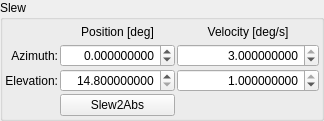
       <widget class="QGroupBox" name="groupBox">
        <property name="maximumSize">
         <size>
          <width>360</width>
          <height>16777215</height>
         </size>
        </property>
        <property name="title">
         <string>Slew</string>
        </property>
        <layout class="QGridLayout" name="gridLayout_7">
         <property name="leftMargin">
          <number>2</number>
         </property>
         <property name="topMargin">
          <number>2</number>
         </property>
         <property name="rightMargin">
          <number>2</number>
         </property>
         <property name="bottomMargin">
          <number>2</number>
         </property>
         <property name="spacing">
          <number>2</number>
         </property>
         <item row="6" column="1">
          <widget class="QPushButton" name="button_slew2abs">
           <property name="minimumSize">
            <size>
             <width>0</width>
             <height>22</height>
            </size>
           </property>
           <property name="text">
            <string>Slew2Abs</string>
           </property>
           <property name="opcua_cmd" stdset="0">
            <string>Management.Commands.Slew2AbsAzEl</string>
           </property>
          </widget>
         </item>
         <item row="2" column="0">
          <widget class="QLabel" name="label_2">
           <property name="text">
            <string>Azimuth:</string>
           </property>
           <property name="alignment">
            <set>Qt::AlignmentFlag::AlignRight|Qt::AlignmentFlag::AlignTrailing|Qt::AlignmentFlag::AlignVCenter</set>
           </property>
          </widget>
         </item>
         <item row="0" column="2">
          <widget class="QLabel" name="label_4">
           <property name="text">
            <string>Velocity [deg/s]</string>
           </property>
           <property name="alignment">
            <set>Qt::AlignmentFlag::AlignCenter</set>
           </property>
          </widget>
         </item>
         <item row="6" column="2">
          <spacer name="horizontalSpacer_8">
           <property name="orientation">
            <enum>Qt::Orientation::Horizontal</enum>
           </property>
           <property name="sizeHint" stdset="0">
            <size>
             <width>142</width>
             <height>20</height>
            </size>
           </property>
          </spacer>
         </item>
         <item row="0" column="1">
          <widget class="QLabel" name="label_3">
           <property name="minimumSize">
            <size>
             <width>0</width>
             <height>20</height>
            </size>
           </property>
           <property name="text">
            <string>Position [deg]</string>
           </property>
           <property name="alignment">
            <set>Qt::AlignmentFlag::AlignCenter</set>
           </property>
          </widget>
         </item>
         <item row="3" column="0">
          <widget class="QLabel" name="label">
           <property name="text">
            <string>Elevation:</string>
           </property>
           <property name="alignment">
            <set>Qt::AlignmentFlag::AlignRight|Qt::AlignmentFlag::AlignTrailing|Qt::AlignmentFlag::AlignVCenter</set>
           </property>
          </widget>
         </item>
         <item row="2" column="1">
          <widget class="LimitedDisplaySpinBox" name="spinbox_slew_simul_azim_position">
           <property name="sizePolicy">
            <sizepolicy hsizetype="Expanding" vsizetype="Fixed">
             <horstretch>0</horstretch>
             <verstretch>0</verstretch>
            </sizepolicy>
           </property>
           <property name="alignment">
            <set>Qt::AlignmentFlag::AlignRight|Qt::AlignmentFlag::AlignTrailing|Qt::AlignmentFlag::AlignVCenter</set>
           </property>
           <property name="decimals">
            <number>9</number>
           </property>
           <property name="minimum">
            <double>-271.000000000000000</double>
           </property>
           <property name="maximum">
            <double>271.000000000000000</double>
           </property>
           <property name="singleStep">
            <double>0.001000000000000</double>
           </property>
           <property name="opcua" stdset="0">
            <string>Azimuth.Status.p_Act</string>
           </property>
          </widget>
         </item>
         <item row="3" column="1">
          <widget class="LimitedDisplaySpinBox" name="spinbox_slew_simul_elev_position">
           <property name="sizePolicy">
            <sizepolicy hsizetype="Expanding" vsizetype="Fixed">
             <horstretch>0</horstretch>
             <verstretch>0</verstretch>
            </sizepolicy>
           </property>
           <property name="alignment">
            <set>Qt::AlignmentFlag::AlignRight|Qt::AlignmentFlag::AlignTrailing|Qt::AlignmentFlag::AlignVCenter</set>
           </property>
           <property name="decimals">
            <number>9</number>
           </property>
           <property name="minimum">
            <double>14.800000000000001</double>
           </property>
           <property name="maximum">
            <double>90.200000000000003</double>
           </property>
           <property name="singleStep">
            <double>0.001000000000000</double>
           </property>
           <property name="opcua" stdset="0">
            <string>Elevation.Status.p_Act</string>
           </property>
          </widget>
         </item>
         <item row="2" column="2">
          <widget class="LimitedDisplaySpinBox" name="spinbox_slew_simul_azim_velocity">
           <property name="sizePolicy">
            <sizepolicy hsizetype="Expanding" vsizetype="Fixed">
             <horstretch>0</horstretch>
             <verstretch>0</verstretch>
            </sizepolicy>
           </property>
           <property name="alignment">
            <set>Qt::AlignmentFlag::AlignRight|Qt::AlignmentFlag::AlignTrailing|Qt::AlignmentFlag::AlignVCenter</set>
           </property>
           <property name="decimals">
            <number>9</number>
           </property>
           <property name="minimum">
            <double>0.000000000000000</double>
           </property>
           <property name="maximum">
            <double>3.000000000000000</double>
           </property>
           <property name="singleStep">
            <double>0.001000000000000</double>
           </property>
           <property name="value">
            <double>3.000000000000000</double>
           </property>
           <property name="opcua" stdset="0">
            <string>Azimuth.Status.v_SetMax</string>
           </property>
          </widget>
         </item>
         <item row="3" column="2">
          <widget class="LimitedDisplaySpinBox" name="spinbox_slew_simul_elev_velocity">
           <property name="sizePolicy">
            <sizepolicy hsizetype="Expanding" vsizetype="Fixed">
             <horstretch>0</horstretch>
             <verstretch>0</verstretch>
            </sizepolicy>
           </property>
           <property name="alignment">
            <set>Qt::AlignmentFlag::AlignRight|Qt::AlignmentFlag::AlignTrailing|Qt::AlignmentFlag::AlignVCenter</set>
           </property>
           <property name="decimals">
            <number>9</number>
           </property>
           <property name="minimum">
            <double>0.000000000000000</double>
           </property>
           <property name="maximum">
            <double>1.000000000000000</double>
           </property>
           <property name="singleStep">
            <double>0.001000000000000</double>
           </property>
           <property name="value">
            <double>1.000000000000000</double>
           </property>
           <property name="opcua" stdset="0">
            <string>Elevation.Status.v_SetMax</string>
           </property>
          </widget>
         </item>
        </layout>
       </widget>
